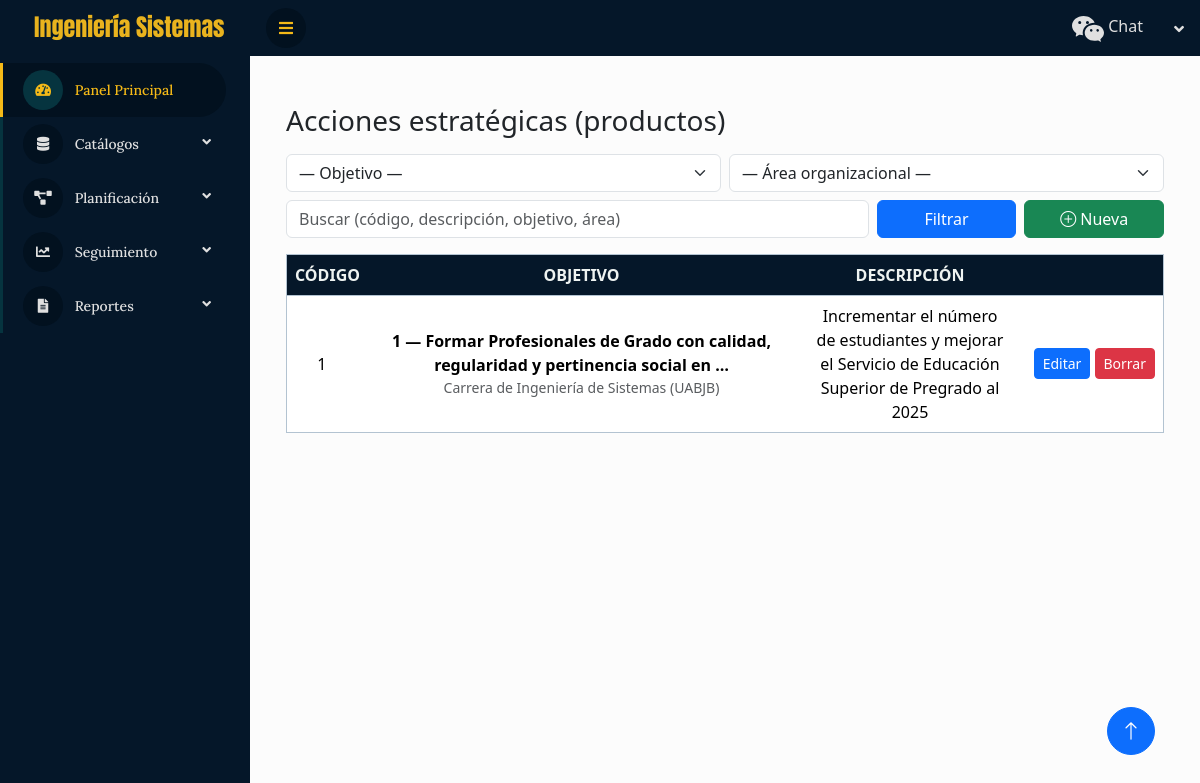
The app's page /acciones/ with its own data.
### cis/models.py (models this page shows, shortened)
class TimeStampedModel(models.Model):
    creado = models.DateTimeField(auto_now_add=True)
    actualizado = models.DateTimeField(auto_now=True)
    class Meta:
        abstract = True

class AccionEstrategica(TimeStampedModel):
    objetivo = models.ForeignKey(ObjetivoEstrategico, on_delete=models.CASCADE, related_name="acciones")
    codigo = models.CharField(max_length=20, blank=True)
    descripcion = models.TextField()  # “Incrementar el número de estudiantes…”
    class Meta:
        unique_together = [("objetivo","codigo")]
        indexes = [models.Index(fields=["objetivo","codigo"])]
        verbose_name = "Acción estratégica (producto)"

class ObjetivoEstrategico(TimeStampedModel):
    area_org = models.ForeignKey(AreaOrganizacional, on_delete=models.CASCADE, related_name="objetivos")
    area_estrategica = models.ForeignKey(AreaEstrategica, on_delete=models.SET_NULL, null=True, blank=True, related_name="objetivos")
    codigo = models.CharField(max_length=20, blank=True)  # columna COD
    descripcion = models.TextField()
    class Meta:
        unique_together = [("area_org","codigo")]
        indexes = [models.Index(fields=["area_org","codigo"])]
        verbose_name = "Objetivo estratégico"

class AreaOrganizacional(TimeStampedModel):
    entidad = models.ForeignKey(Entidad, on_delete=models.CASCADE, related_name="areas")
    nombre = models.CharField(max_length=180)
    responsable = models.CharField(max_length=120, blank=True)
    class Meta:
        unique_together = [("entidad", "nombre")]
        indexes = [models.Index(fields=["entidad","nombre"])]
        verbose_name = "Área organizacional"
        verbose_name_plural = "Áreas organizacionales"

class Entidad(TimeStampedModel):
    nombre = models.CharField(max_length=150, unique=True)
    sigla = models.CharField(max_length=20, blank=True)

### cis/views.py (the view, shortened to what this page needs)
# urls.py: path("acciones/", views.AccionListView.as_view(), name="accion_list"),
class AccionListView(ListView):
    model = AccionEstrategica
    template_name = "planificacion/accion_list.html"
    context_object_name = "acciones"
    paginate_by = 10
    def get_queryset(self):
        qs = (AccionEstrategica.objects
              .select_related("objetivo",
                              "objetivo__area_org",
                              "objetivo__area_org__entidad",
                              "objetivo__area_estrategica")
              .order_by("objetivo__area_org__nombre", "objetivo__codigo", "codigo"))
        q = self.request.GET.get("q", "").strip()
        obj = self.request.GET.get("objetivo", "").strip()
        ao = self.request.GET.get("area_org", "").strip()
        if obj:
            qs = qs.filter(objetivo_id=obj)
        if ao:
            qs = qs.filter(objetivo__area_org_id=ao)
        return qs
    def get_context_data(self, **kwargs):
        ctx = super().get_context_data(**kwargs)
        ctx["q"] = self.request.GET.get("q", "").strip()
        ctx["objetivo_selected"] = self.request.GET.get("objetivo", "")
        ctx["area_org_selected"] = self.request.GET.get("area_org", "")
        ctx["objetivos"] = ObjetivoEstrategico.objects.select_related("area_org").order_by("area_org__nombre", "codigo")
        ctx["areas_org"] = AreaOrganizacional.objects.select_related("entidad").order_by("entidad__sigla", "nombre")
        return ctx

### cis/templates/planificacion/accion_list.html (shortened to what this page needs)
{% extends "base.html" %}
{% load bootstrap_extras %}
{% block content %}
<div class="container-fluid py-4">
  <div class="d-flex justify-content-between align-items-center mb-3">
    <h1 class="h3 mb-0">Acciones estratégicas (productos)</h1>
  </div>
  <form method="get" class="row g-2 mb-3">
    <div class="col-lg-6">
      <select name="objetivo" class="form-select">
        <option value="">— Objetivo —</option>
      </select>
    </div>
    <div class="col-lg-6">
      <select name="area_org" class="form-select">
        <option value="">— Área organizacional —</option>
      </select>
    </div>
     <div class="col-lg-8">
      <input type="text" name="q" value="{{ q }}" class="form-control" placeholder="Buscar (código, descripción, objetivo, área)">
    </div>
    <div class="col-lg-2 d-grid">
      <button class="btn btn-primary">Filtrar</button>
    </div>
    <div class="col-lg-2 d-grid">
      <a href="{% url 'accion_create' %}" class="btn btn-success">
        <i class="bi bi-plus-circle"></i> Nueva
      </a>
    </div>
  </form>
  <div class="table-responsive">
    <table class="table table-hover align-middle">
      <thead class="table-light">
        <tr>
          <th style="width: 70px;">Código</th>
          <th style="width: 450px;">Objetivo</th>
          <th>Descripción</th>
          <th style="width: 150px;"></th>
        </tr>
      </thead>
      <tbody>
        {% for ac in acciones %}
          <tr>
            <td>{{ ac.codigo|default:"—" }}</td>
            <td>
              <div class="fw-semibold">{{ ac.objetivo.codigo|default:"(s/c)" }} — {{ ac.objetivo.descripcion|truncatechars:80 }}</div>
              <div class="small text-muted">
                {{ ac.objetivo.area_org.nombre }} ({{ ac.objetivo.area_org.entidad.sigla|default:ac.objetivo.area_org.entidad.nombre }})
              </div>
            </td>
            <td>{{ ac.descripcion }}</td>
            <td class="text-end">
              <a href="{% url 'accion_update' ac.pk %}" class="btn btn-sm btn-primary">Editar</a>
              <a href="{% url 'accion_delete' ac.pk %}" class="btn btn-sm btn-danger">Borrar</a>
            </td>
          </tr>
        {% empty %}
          <tr><td colspan="4" class="text-center text-muted">Sin resultados</td></tr>
        {% endfor %}
      </tbody>
    </table>
  </div>
</div>
{% endblock %}

### cis/static/css/style.css (style rules this page uses)
select { width: 100%; max-width: 100%; box-sizing: border-box; }
:root { --primary: #f5ba18; --secondary: #06343f; ; --light: #e0e0e0; --dark: #02111f; ; }
.btn { transition: 0.5s; }
.table { width: 100%; border: 1px solid #ccc; border-collapse: collapse; margin: 0; padding: 0; table-layout: fixed; }
.table tr { background-color: #e4e9eb; border: 1px solid #b3c3d1; }
.table th, .table td { font-size: 16px; padding: 8px; text-align: center; }
.table thead th { text-transform: uppercase; background-color: #051729; color: #eef3f1; }

### records on screen
AccionEstrategica: codigo "1", objetivo.codigo "1", objetivo.descripcion "Formar Profesionales de Grado con calidad, regularidad y pertinencia social en …", objetivo.area_org.nombre "Carrera de Ingeniería de Sistemas", objetivo.area_org.entidad.sigla "UABJB", descripcion "Incrementar el número de estudiantes y mejorar el Servicio de Educación Superior de Pregrado al 2025"
